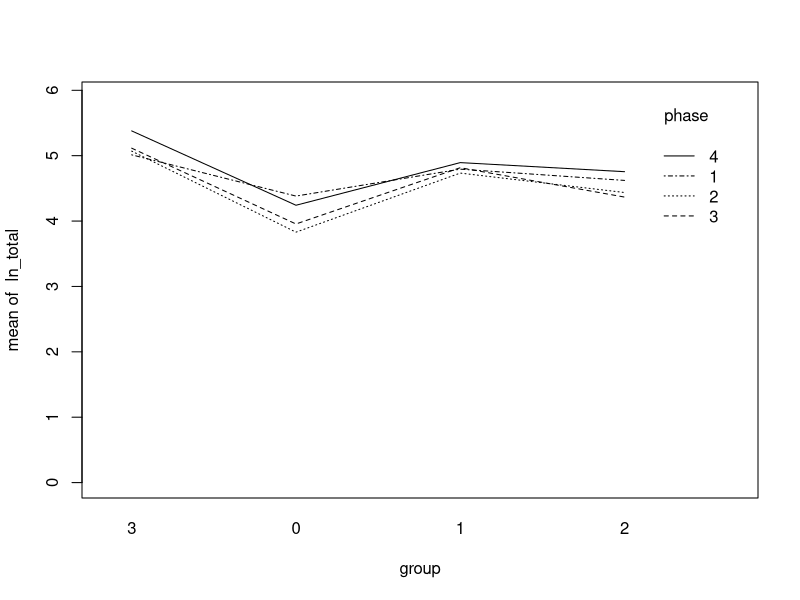
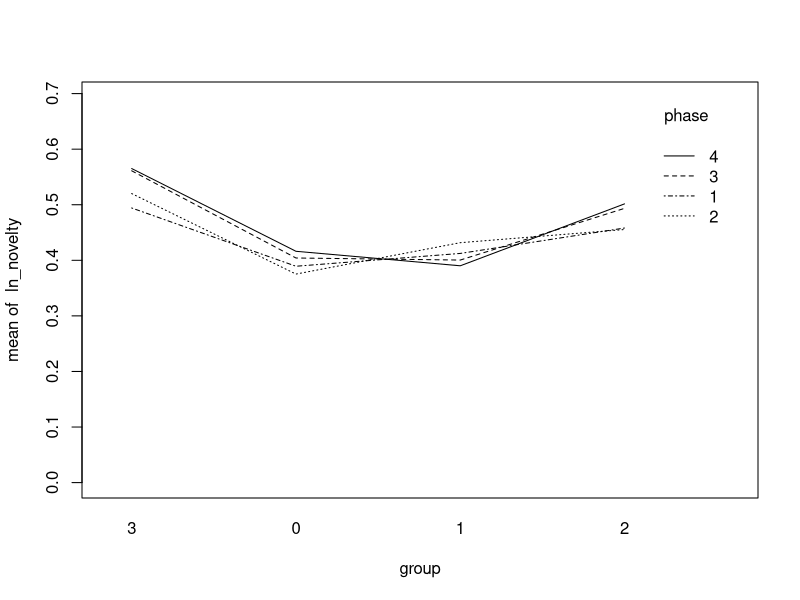

Source code (R) for these figures, in order:
## ---- chunk 1
df <- read.csv("merged.csv", header =TRUE, sep=",")
#df <- df[complete.cases(df), ]  
df
## ---- chunk 2
df$ln_novelty <- log(df$novelty+1)
df$ln_total <- log(df$total+1) 
df$group = factor(df$group)
df
## ---- chunk 3
df$group <- relevel(df$group, ref = "3")
mod <- lm(ln_total ~ factor(group), data=df)
summary(mod)
## ---- chunk 4
df$group <- relevel(df$group, ref = "3")
mod <- lm(ln_novelty ~ factor(group) + Q7_Q7_1 + Q7_Q7_2 + Q8_Q8_1 + Q10 + count, data=df)
summary(mod)
## ---- chunk 5
df$group <- relevel(df$group, ref = "3")
mod <- lm(ln_total ~ factor(group) + Q7_Q7_1 + Q7_Q7_2 + Q8_Q8_1 + Q10 + count, data=df)
summary(mod)
## ---- chunk 6
with(df, interaction.plot(group, phase, ln_total, ylim=c(0, max(ln_total)))) # interaction plot
## ---- chunk 7
with(df, interaction.plot(group, phase, ln_novelty, ylim=c(0, max(ln_novelty)))) # interaction plot
